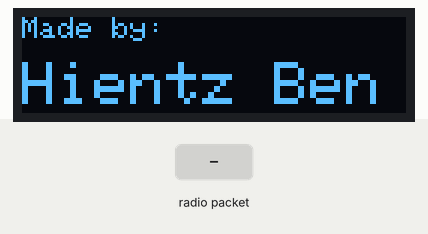
A sketch run on a simulated Arduino Uno, built with avr-gcc and run on an emulated ATmega328P. On the bench: 128×32 one-colour display. The test bench sets the inputs (shaded band). No radio packets arrive unless stated; what the sketch prints to the serial monitor is not drawn.

Above: at 2.1 s.
At 5.2 s:
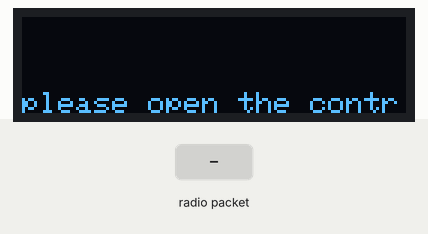
5.3 s: radio packet "1" arrives
At 5.35 s:
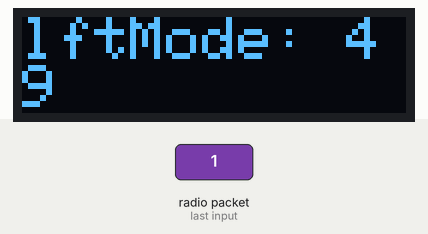
6.8 s: radio packet "0" arrives
At 6.87 s:
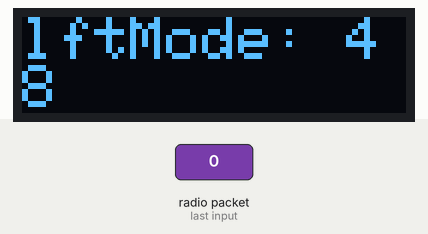
8.4 s: radio packet "2" arrives
At 8.47 s:
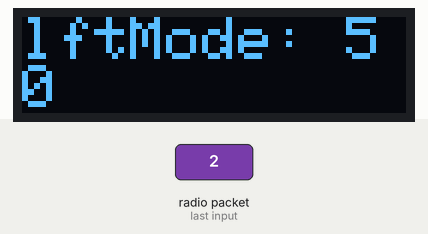
Timing chart, 0 to 11.4 s (numbered marks = the images above; inputs shaded):
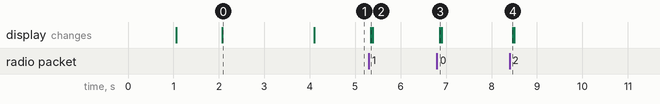

Measured:
- after the input at 5.3 s, the display: changes at once (image 2)
- after the input at 6.8 s, the display: changes after 0.06 s (image 3)
- after the input at 8.4 s, the display: changes after 0.07 s (image 4)
- what the display in image 0 shows lasts 2.0 s, from 2.1 s to 4.1 s

The sketch:

ssd1306_NRF_output.ino
```cpp
/*
  combination of the receiver project
  Written By: Jui-Wen, Yeh.
  Under modification.
*/
//preinitialize
const byte addr[] = { 0xCC,0xCE,0xCC,0xCE,0xCC };
#include <SPI.h>
#include <Wire.h>
#include <Adafruit_GFX.h>
#include <Adafruit_SSD1306.h>
#define OLED_RESET 4
Adafruit_SSD1306 display(OLED_RESET);

#define NUMFLAKES 10
#define XPOS 0
#define YPOS 1
#define DELTAY 2

#if (SSD1306_LCDHEIGHT != 64)
#error("Height incorrect, please fix Adafruit_SSD1306.h!");
#endif
//char incomingByte[32];
//ssd1306s above//////////////

#include "RF24.h"
RF24 radioControl(7, 8); // CE pin, CSN pin
const byte pipe = 1; // assigned pipe number
//rf24 receiver part

//data part
byte result[8];
int throttle = 0 ;
int yaw = 0 ;
int pitch = 0 ;
int roll = 0 ;
int lftMode = 0 ;
int rgtMode = 0 ;
//

void setup()   {
  Serial.begin(9600);
  display.begin(SSD1306_SWITCHCAPVCC, 0x3C);  // initialize with the I2C addr 0x3C (for the 128x32)
  //check for displayer -- init done
  display.clearDisplay();
//  display.drawBitmap(0, 0,  Drone_Photo_bmp, 128, 64, 1);
  display.display();
  delay(1000);
  display.clearDisplay();
  //RF24 below
  radioControl.begin();
  radioControl.setChannel(15); //setting up channel(frequency)
  radioControl.setPALevel(RF24_PA_MIN);
  radioControl.setDataRate(RF24_250KBPS);
  radioControl.openReadingPipe(pipe, addr); //open up radio
  radioControl.startListening(); //start listening
  display.setTextSize(2);
  display.setTextColor(WHITE);
  display.setCursor(0,15);
  display.println("Control Radio Ready! ");
  display.display();
  delay(1000);
  display.clearDisplay();
//
  // Writer name
  display.setTextSize(1.5);
  display.setTextColor(WHITE);
  display.setCursor(0,0);
  display.print("Made by: ");
  display.setTextColor(BLACK, WHITE); // 'inverted' text
//
  display.setCursor(0,15);
  display.setTextSize(2);
  display.setTextColor(WHITE);
  display.println("Hientz Ben");
  display.display();
  delay(2000);
  display.clearDisplay();
//
  display.setCursor(0,25);
  display.setTextSize(1.5);
  display.setTextColor(WHITE);
  display.println("please open the controller ");
  display.display();
  display.clearDisplay();
}


void loop() {
      // send data only when you receive data:
  if (radioControl.available(&pipe)) {
    radioControl.read(&result, sizeof(result));
  for (int cnt = 0; cnt < 6; cnt++)
    {
      if (cnt == 0)
        lftMode = result[cnt];
      else if (cnt == 1)
        rgtMode = result [cnt];
      else if (cnt == 2)
        throttle = result [cnt];
      else if (cnt == 3)
        yaw = result [cnt];
      else if (cnt == 4)
        pitch = result [cnt];
      else if (cnt == 5)
        roll = result [cnt];
    }
    Serial.print("lftMode: ");
    Serial.print(lftMode);
    Serial.print("  rgtMode: ");
    Serial.print(rgtMode);
    Serial.print("  Throttle: ");
    Serial.print(throttle);
    Serial.print("  Yaw: ");
    Serial.print(yaw);
    Serial.print("  Pitch: ");
    Serial.print(pitch);
    Serial.print("  Roll: ");
    Serial.print(roll);
    Serial.print("  t.Size: ");
    Serial.println(sizeof(result));


    display.clearDisplay();
    display.setCursor(0,0);
    display.setTextSize(2);
    display.setTextColor(WHITE);
    display.print("lftMode: ");
    display.println(lftMode);
    display.print("rgtMode: ");
    display.println(rgtMode);
    display.setTextSize(1);
    display.print(" Thr: ");
    display.print(throttle);
    display.print(" Yaw: ");
    display.println(yaw);
    display.print(" Pit: ");
    display.print(pitch);
    display.print(" rol: ");
    display.println(roll);
    display.display();
    }
    else
    {
        display.clearDisplay();
        display.setCursor(0,25);
        display.setTextSize(1);
        display.setTextColor(WHITE);
        display.println("please open the controller ");
        display.display();
    }
    delay(25);
}
```
